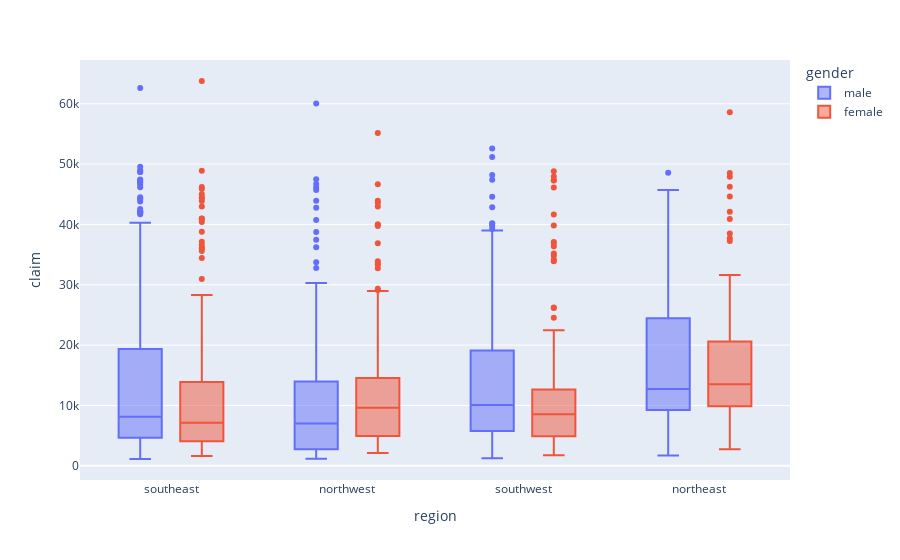

Notebook code for this chart:
### Code cell
# Boxplot: Alter nach Claim, Region und Geschlecht
fig = px.box(df, x="region", y="claim", color="gender")
fig.show()

### Figure 1 — Plotly figure (JSON) as saved in the notebook; plotly's stock layout.template omitted (floating-point values rounded to 4 significant figures; data arrays with more than 128 entries replaced by an {"elided": "..."} marker saying what was removed)
{"data": [{"alignmentgroup": "True", "hovertemplate": "gender=male<br>region=%{x}<br>claim=%{y}<extra></extra>", "legendgroup": "male", "marker": {"color": "#636efa"}, "name": "male", "notched": false, "offsetgroup": "male", "orientation": "v", "showlegend": true, "type": "box", "x": {"elided": "670 str values"}, "x0": " ", "xaxis": "x", "y": {"elided": "670 float values"}, "y0": " ", "yaxis": "y"}, {"alignmentgroup": "True", "hovertemplate": "gender=female<br>region=%{x}<br>claim=%{y}<extra></extra>", "legendgroup": "female", "marker": {"color": "#EF553B"}, "name": "female", "notched": false, "offsetgroup": "female", "orientation": "v", "showlegend": true, "type": "box", "x": {"elided": "662 str values"}, "x0": " ", "xaxis": "x", "y": {"elided": "662 float values"}, "y0": " ", "yaxis": "y"}], "layout": {"autosize": true, "boxmode": "group", "legend": {"title": {"text": "gender"}, "tracegroupgap": 0}, "margin": {"t": 60}, "xaxis": {"anchor": "y", "autorange": true, "domain": [0, 1], "range": [-0.5152, 3.515], "title": {"text": "region"}, "type": "category"}, "yaxis": {"anchor": "x", "autorange": true, "domain": [0, 1], "range": [-2359.0, 67250.0], "title": {"text": "claim"}, "type": "linear"}}}
